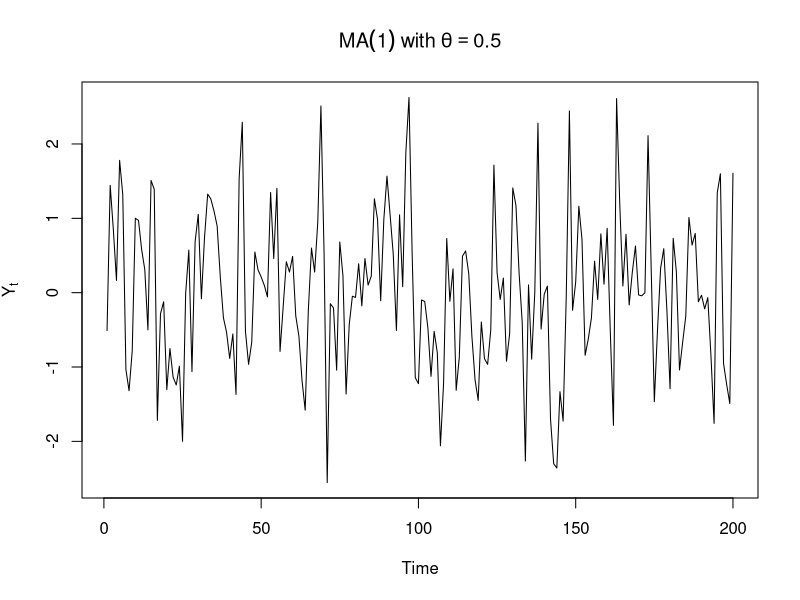
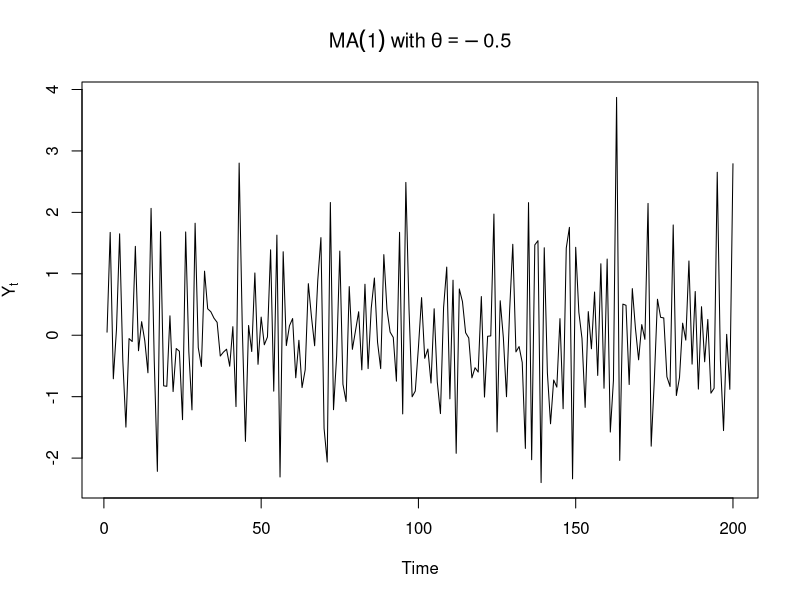
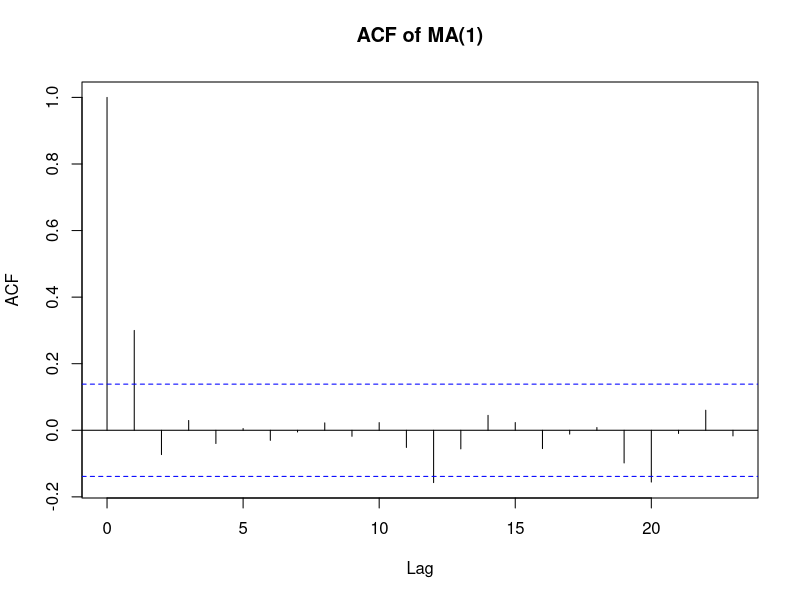
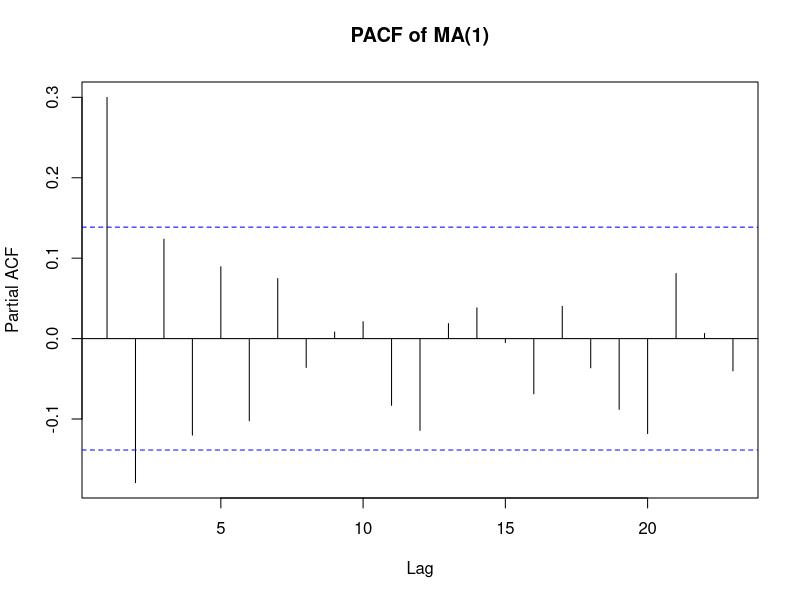
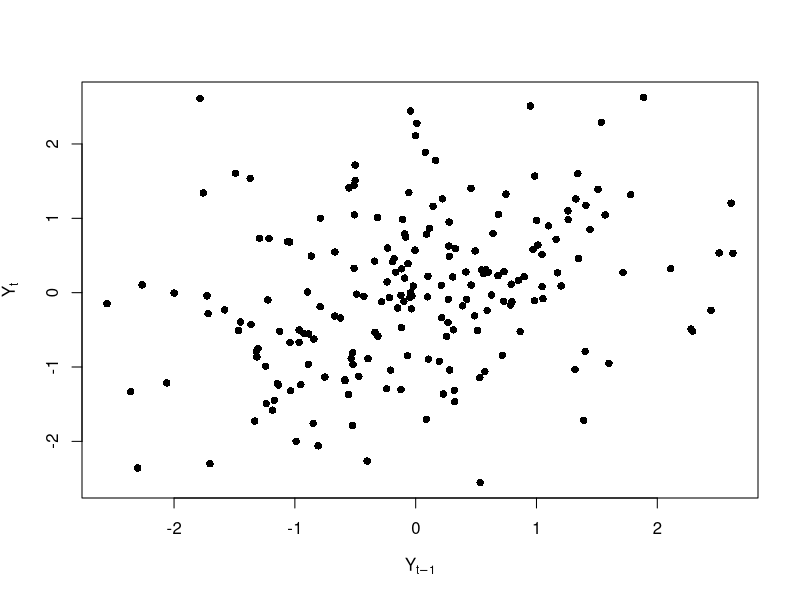
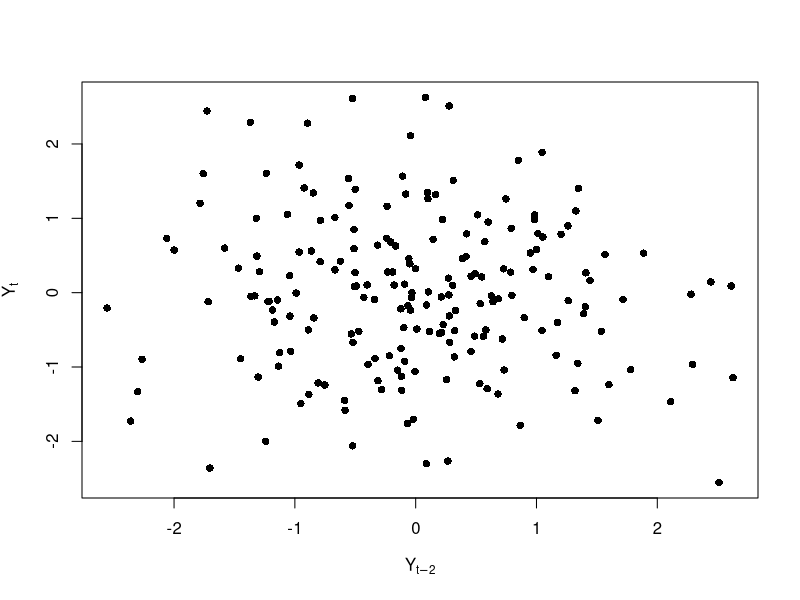
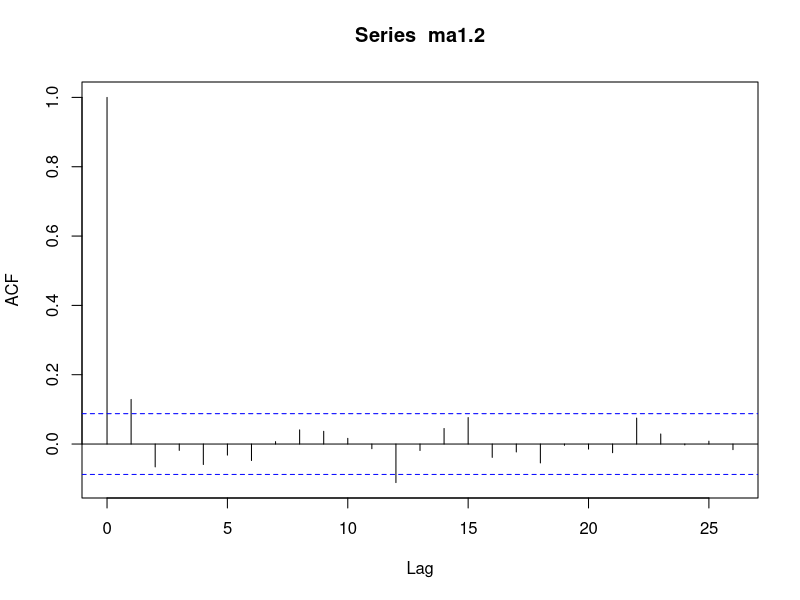

Reproduce these figures in R, in order.
## ---- chunk 1
set.seed(123)

ma1 <- arima.sim(
  model=list(ma=.5),
  n=200
)

plot.ts(
  ma1,
  main=expression(MA(1)~with~theta==0.5),
  ylab=expression(Y[t])
)
## ---- chunk 2
set.seed(123)

ma1neg <- arima.sim(
  model=list(ma=-.5),
  n=200
)

plot.ts(
  ma1neg,
  main=expression(MA(1)~with~theta==-0.5),
  ylab=expression(Y[t])
)
## ---- chunk 3
acf(
  ma1,
  main="ACF of MA(1)"
)
## ---- chunk 4
pacf(
  ma1,
  main="PACF of MA(1)"
)
## ---- chunk 5
plot(
  x = ma1[-length(ma1)],
  y = ma1[-1],
  xlab = expression(Y[t-1]),
  ylab = expression(Y[t]),
  pch = 16
)
## ---- chunk 6
plot(
  x = ma1[-c(length(ma1)-1,length(ma1))],
  y = ma1[-c(1,2)],
  xlab = expression(Y[t-2]),
  ylab = expression(Y[t]),
  pch = 16
)
## ---- chunk 7
fit <- arima(
  ma1,
  order=c(0,0,1)
)

fit
## ---- chunk 8
set.seed(123)

ma1.2 <- arima.sim(
  model=list(ma=.2),
  n=500
)

acf(ma1.2)
